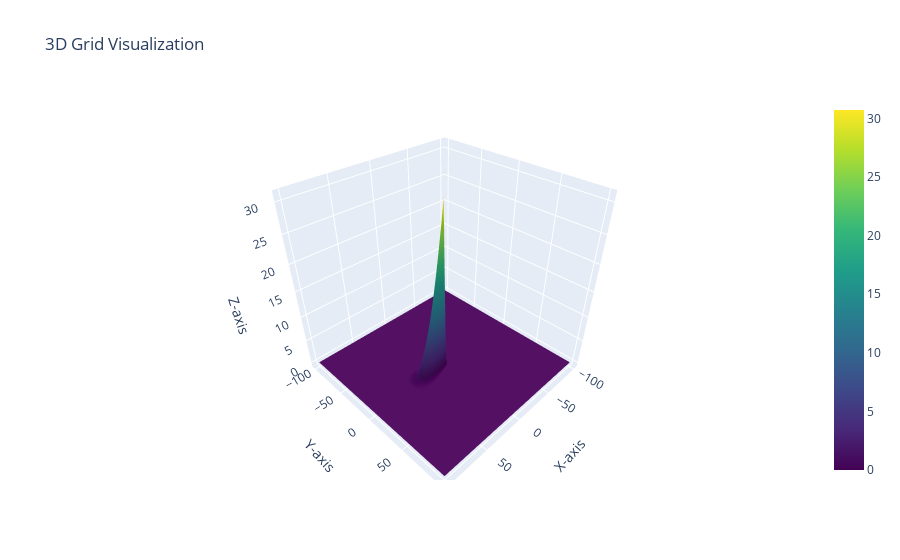

Source (notebook cell):
### Code cell
import plotly.graph_objects as go
# Assuming the Gaussian class and its methods are defined above
# Parameters
v = 10
xv = 0
yv = 0
Sr = 10
res = 1
L = 2


tla = 5
par1 = 2 * 0.0064
kexp1 = 5 * 0.5
kexp2 = 5 * 0.5
mcexp = 1e6 * 0.0000001
cexp = 1

for ii in range(1, 180, 30):
    X, Y, Z_cur = get_x_y_z(v, xv, yv, tla, par1, kexp1, kexp2, mcexp, cexp, Sr, res, L, ii)
    print(X.shape, Y.shape, Z_cur.shape)
    fig = plt.figure(figsize=(12, 12))
    fig = go.Figure(go.Surface(x=X, y=Y, z=Z_cur, colorscale='Viridis'))

    fig.update_layout(
        scene=dict( xaxis_title='X-axis', yaxis_title='Y-axis', zaxis_title='Z-axis'),
        title='3D Grid Visualization'
    )

    fig.show()
    break

### Figure 1 — Plotly figure (JSON) as saved in the notebook; plotly's stock layout.template omitted (floating-point values rounded to 4 significant figures; data arrays with more than 128 entries replaced by an {"elided": "..."} marker saying what was removed)
{"data": [{"colorscale": [[0, "#440154"], [0.1111, "#482878"], [0.2222, "#3e4989"], [0.3333, "#31688e"], [0.4444, "#26828e"], [0.5556, "#1f9e89"], [0.6667, "#35b779"], [0.7778, "#6ece58"], [0.8889, "#b5de2b"], [1, "#fde725"]], "type": "surface", "x": {"elided": "201x201 int values"}, "y": {"elided": "201x201 int values"}, "z": {"elided": "201x201 float values"}}], "layout": {"scene": {"xaxis": {"title": {"text": "X-axis"}}, "yaxis": {"title": {"text": "Y-axis"}}, "zaxis": {"title": {"text": "Z-axis"}}}, "title": {"text": "3D Grid Visualization"}}}
